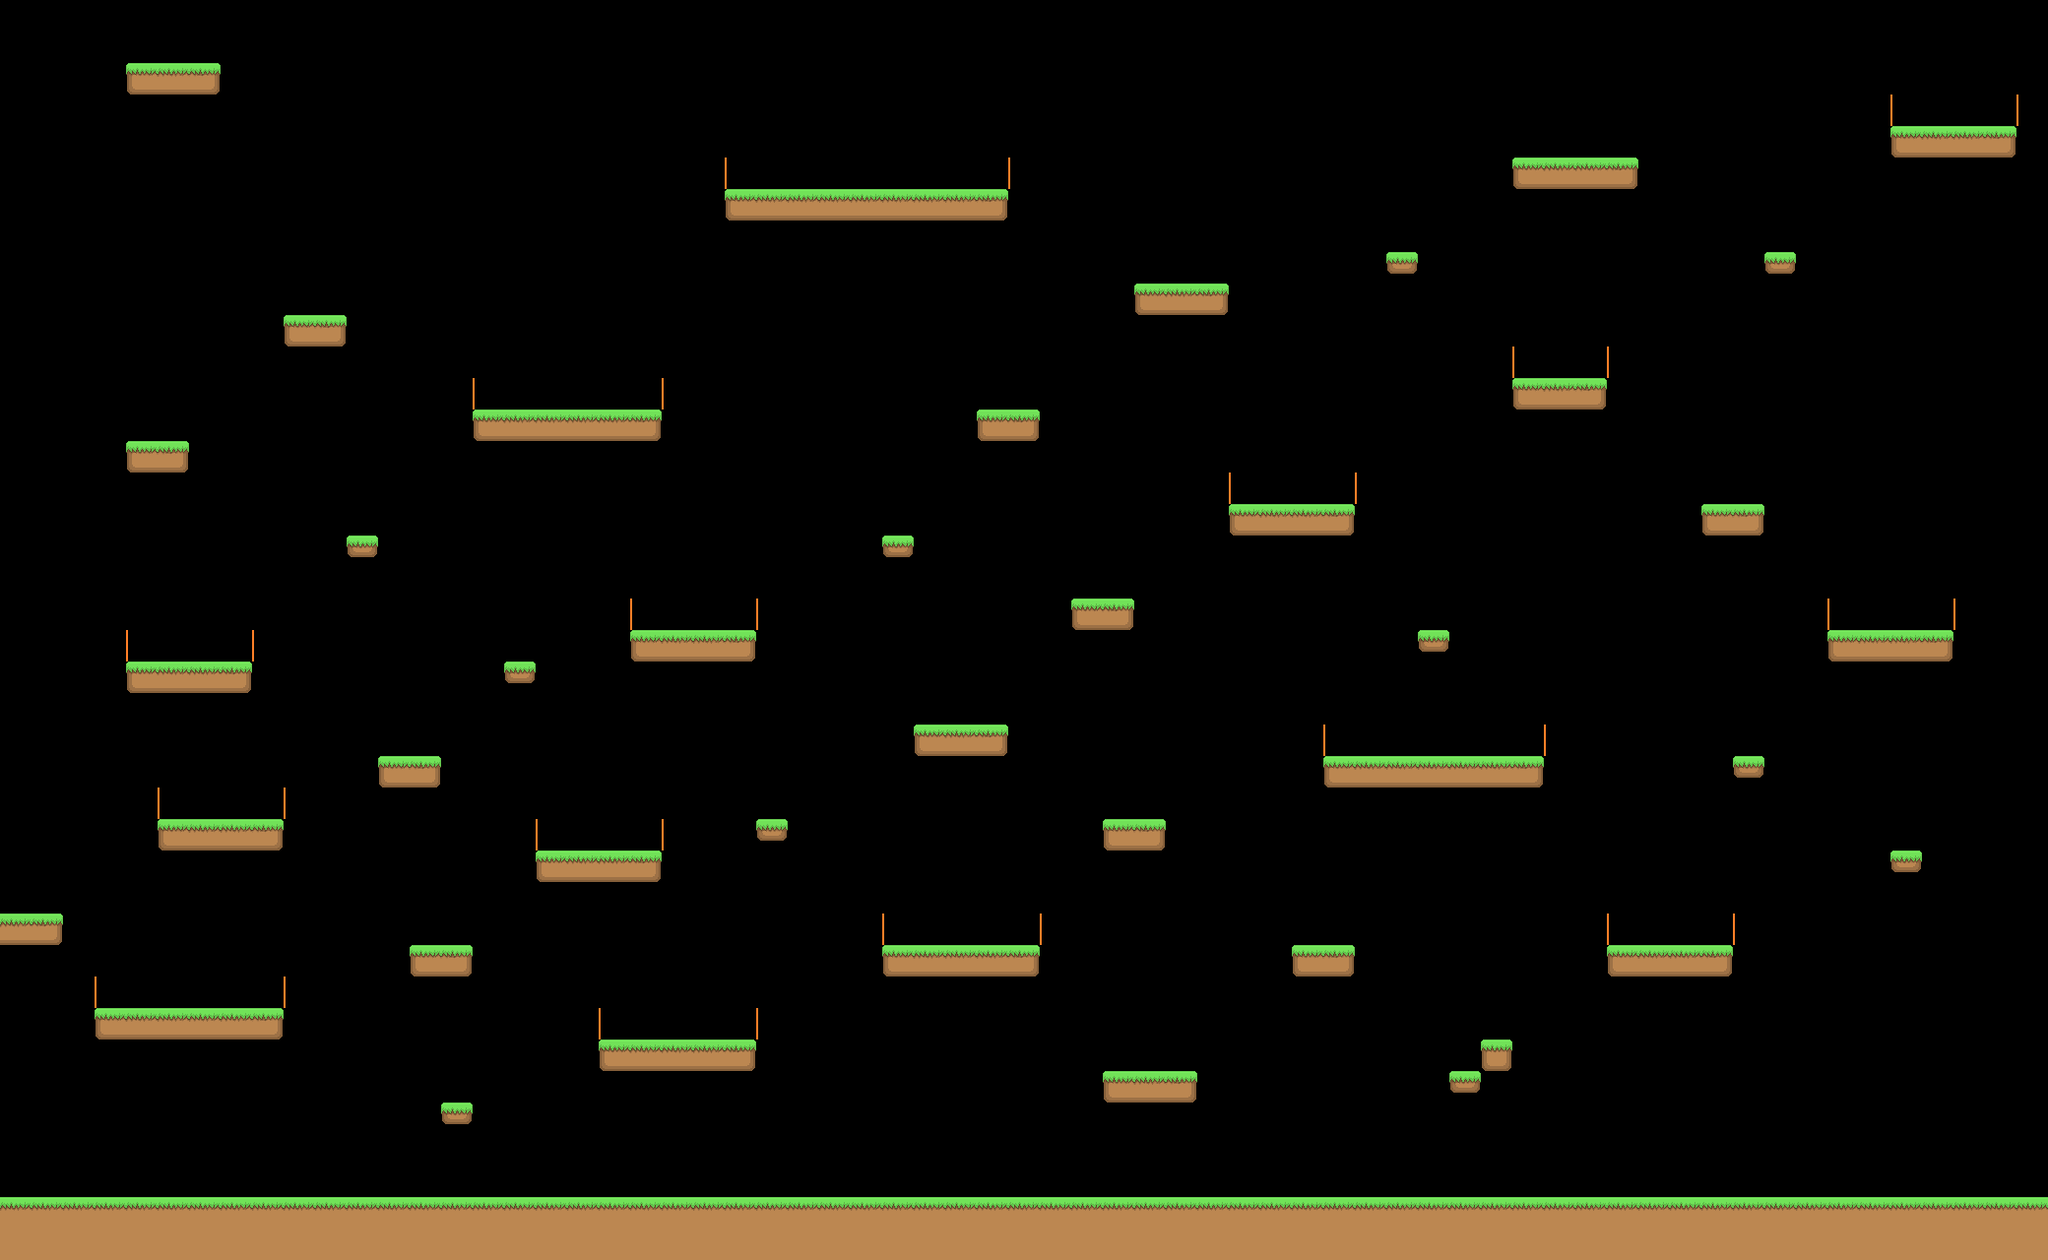

A 2D game scene composited from a Tiled map and its tileset images. What follows is a short description and the map's XML, with each tile layer's data collapsed to a summary:
An orthogonal 65x40 tile map with 32x32 px tiles, 2 tile layers (platforms, walls), 6 tilesets and 134 objects.

<map version="1.10" tiledversion="1.10.2" orientation="orthogonal" renderorder="right-down" width="65" height="40" tilewidth="32" tileheight="32" infinite="0" nextlayerid="10" nextobjectid="170">
 <tileset firstgid="1" name="grasstileset" tilewidth="32" tileheight="32" tilecount="15" columns="3">
  <image source="grasstileset.png" width="96" height="160" />
 </tileset>
 <tileset firstgid="16" name="records" tilewidth="19" tileheight="12" tilecount="10" columns="10">
  <image source="records.png" width="190" height="12" />
 </tileset>
 <tileset firstgid="26" name="decor" tilewidth="32" tileheight="32" tilecount="10" columns="10">
  <image source="decor.png" width="320" height="32" />
 </tileset>
 <tileset firstgid="36" name="walls" tilewidth="2" tileheight="32" tilecount="1" columns="1">
  <image source="wall.png" width="2" height="32" />
 </tileset>
 <tileset firstgid="37" name="enemies" tilewidth="27" tileheight="30" tilecount="2" columns="2">
  <image source="enemy.png" width="54" height="30" />
 </tileset>
 <tileset firstgid="39" name="house" tilewidth="249" tileheight="118" tilecount="1" columns="1">
  <image source="house.png" width="249" height="118" />
 </tileset>
 <layer id="1" name="platforms" width="65" height="40">
  <data>[2600 cells, 251 non-empty, 7 distinct tile ids]</data>
 </layer>
 <objectgroup id="3" name="records">
  <object id="43" gid="19" x="253" y="833.75" width="19" height="12">
   <properties>
    <property name="vinyl" value="blue" />
   </properties>
  </object>
  <object id="87" gid="21" x="1518.52" y="768.818" width="19" height="12">
   <properties>
    <property name="vinyl" value="mixedbluepink" />
   </properties>
  </object>
  <object id="121" gid="18" x="895.667" y="192.667" width="19" height="12">
   <properties>
    <property name="vinyl" value="yellow" />
   </properties>
  </object>
  <object id="127" gid="16" x="505.5" y="417" width="19" height="12">
   <properties>
    <property name="vinyl" value="black" />
   </properties>
  </object>
  <object id="128" gid="22" x="999.5" y="738.5" width="19" height="12">
   <properties>
    <property name="vinyl" value="clear" />
   </properties>
  </object>
  <object id="151" gid="17" x="1598.67" y="386.667" width="19" height="12">
   <properties>
    <property name="vinyl" value="red" />
   </properties>
  </object>
  <object id="163" gid="20" x="2010.33" y="129.667" width="19" height="12">
   <properties>
    <property name="record" value="mixedblueteal" />
   </properties>
  </object>
  <object id="164" gid="23" x="139.75" y="449.75" width="19" height="12" />
  <object id="168" gid="25" x="145.75" y="67.25" width="19" height="12" />
  <object id="169" gid="24" x="914.667" y="962" width="19" height="12" />
 </objectgroup>
 <objectgroup id="2" name="decor">
  <!-- 124 objects omitted --></objectgroup>
 <objectgroup id="9" name="house">
  <!-- 20 objects omitted --></objectgroup>
 <objectgroup id="8" name="enemies">
  <!-- 19 objects omitted --></objectgroup>
 <layer id="7" name="walls" width="65" height="40">
  <data>[2600 cells, 30 non-empty, 1 distinct tile ids]</data>
 </layer>
</map>
<!-- 124 of 134 objects omitted -->